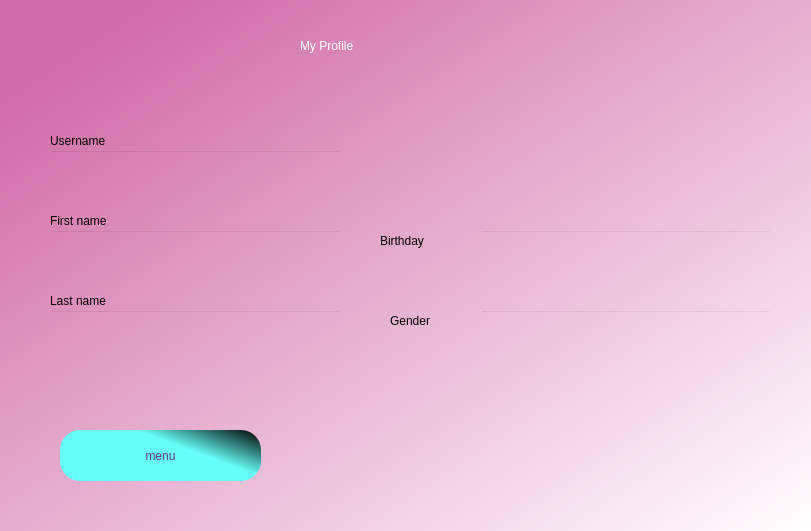
<?xml version="1.0" encoding="UTF-8"?>
<ui version="4.0">
 <class>Dialog</class>
 <widget class="QDialog" name="Dialog">
  <property name="geometry">
   <rect>
    <x>0</x>
    <y>0</y>
    <width>811</width>
    <height>531</height>
   </rect>
  </property>
  <property name="windowTitle">
   <string>Dialog</string>
  </property>
  <widget class="QWidget" name="bgwidget" native="true">
   <property name="geometry">
    <rect>
     <x>-10</x>
     <y>0</y>
     <width>831</width>
     <height>541</height>
    </rect>
   </property>
   <property name="styleSheet">
    <string notr="true">QWidget#bgwidget{
background-color: qlineargradient(spread:pad, x1:0.091, y1:0.101636, x2:0.991379, y2:0.977, stop:0 rgba(209, 107, 165, 255), stop:1 rgba(255, 255, 255, 255));}</string>
   </property>
   <widget class="QLineEdit" name="usernamefeld">
    <property name="geometry">
     <rect>
      <x>60</x>
      <y>150</y>
      <width>291</width>
      <height>41</height>
     </rect>
    </property>
    <property name="styleSheet">
     <string notr="true">background-color:rgba(0,0,0,0);
font: 75 16pt &quot;Ubuntu&quot;;</string>
    </property>
   </widget>
   <widget class="QLineEdit" name="firstnamefeld">
    <property name="geometry">
     <rect>
      <x>60</x>
      <y>230</y>
      <width>291</width>
      <height>41</height>
     </rect>
    </property>
    <property name="styleSheet">
     <string notr="true">background-color:rgba(0,0,0,0);
font: 75 16pt &quot;Ubuntu&quot;;</string>
    </property>
   </widget>
   <widget class="QLineEdit" name="lastnamefeld">
    <property name="geometry">
     <rect>
      <x>60</x>
      <y>310</y>
      <width>291</width>
      <height>41</height>
     </rect>
    </property>
    <property name="styleSheet">
     <string notr="true">background-color:rgba(0,0,0,0);
font: 75 16pt &quot;Ubuntu&quot;;</string>
    </property>
   </widget>
   <widget class="QLineEdit" name="birthdayfeld">
    <property name="geometry">
     <rect>
      <x>490</x>
      <y>230</y>
      <width>291</width>
      <height>41</height>
     </rect>
    </property>
    <property name="styleSheet">
     <string notr="true">background-color:rgba(0,0,0,0);
font: 75 16pt &quot;Ubuntu&quot;;</string>
    </property>
   </widget>
   <widget class="QLineEdit" name="genderfeld">
    <property name="geometry">
     <rect>
      <x>490</x>
      <y>310</y>
      <width>291</width>
      <height>41</height>
     </rect>
    </property>
    <property name="styleSheet">
     <string notr="true">background-color:rgba(0,0,0,0);
font: 75 16pt &quot;Ubuntu&quot;;</string>
    </property>
   </widget>
   <widget class="QLabel" name="label_3">
    <property name="geometry">
     <rect>
      <x>60</x>
      <y>130</y>
      <width>81</width>
      <height>21</height>
     </rect>
    </property>
    <property name="text">
     <string>Username</string>
    </property>
   </widget>
   <widget class="QLabel" name="label_4">
    <property name="geometry">
     <rect>
      <x>60</x>
      <y>210</y>
      <width>81</width>
      <height>21</height>
     </rect>
    </property>
    <property name="text">
     <string>First name</string>
    </property>
   </widget>
   <widget class="QLabel" name="label_5">
    <property name="geometry">
     <rect>
      <x>60</x>
      <y>290</y>
      <width>81</width>
      <height>21</height>
     </rect>
    </property>
    <property name="text">
     <string>Last name</string>
    </property>
   </widget>
   <widget class="QLabel" name="label_6">
    <property name="geometry">
     <rect>
      <x>390</x>
      <y>230</y>
      <width>81</width>
      <height>21</height>
     </rect>
    </property>
    <property name="text">
     <string>Birthday</string>
    </property>
   </widget>
   <widget class="QLabel" name="label_7">
    <property name="geometry">
     <rect>
      <x>400</x>
      <y>310</y>
      <width>81</width>
      <height>21</height>
     </rect>
    </property>
    <property name="text">
     <string>Gender</string>
    </property>
   </widget>
   <widget class="QLabel" name="label">
    <property name="geometry">
     <rect>
      <x>310</x>
      <y>10</y>
      <width>361</width>
      <height>71</height>
     </rect>
    </property>
    <property name="styleSheet">
     <string notr="true">font: 75 36pt &quot;Ubuntu&quot;;
color: rgb(255, 255, 255);</string>
    </property>
    <property name="text">
     <string>My Profile</string>
    </property>
   </widget>
   <widget class="QPushButton" name="menu">
    <property name="geometry">
     <rect>
      <x>70</x>
      <y>430</y>
      <width>201</width>
      <height>51</height>
     </rect>
    </property>
    <property name="styleSheet">
     <string notr="true">border-radius:20px;
background-color: qlineargradient(spread:pad, x1:0.573, y1:0.289773, x2:1, y2:0, stop:0 rgba(102, 255, 246, 255), stop:0.98 rgba(0, 0, 0, 255), stop:1 rgba(235, 148, 61, 255));
font: 75 16pt &quot;Ubuntu&quot;;
color:rgb(97, 53, 131)</string>
    </property>
    <property name="text">
     <string>menu</string>
    </property>
   </widget>
  </widget>
 </widget>
 <resources/>
 <connections/>
</ui>
